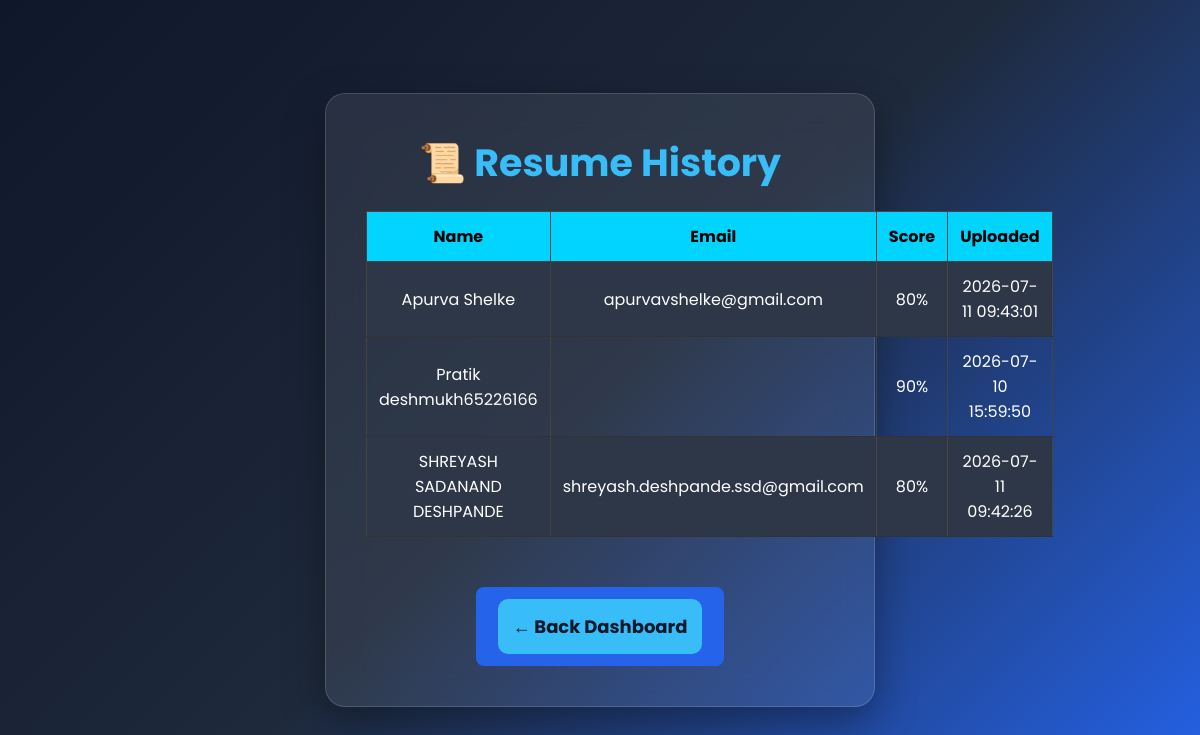
Before: /history with the older database file.
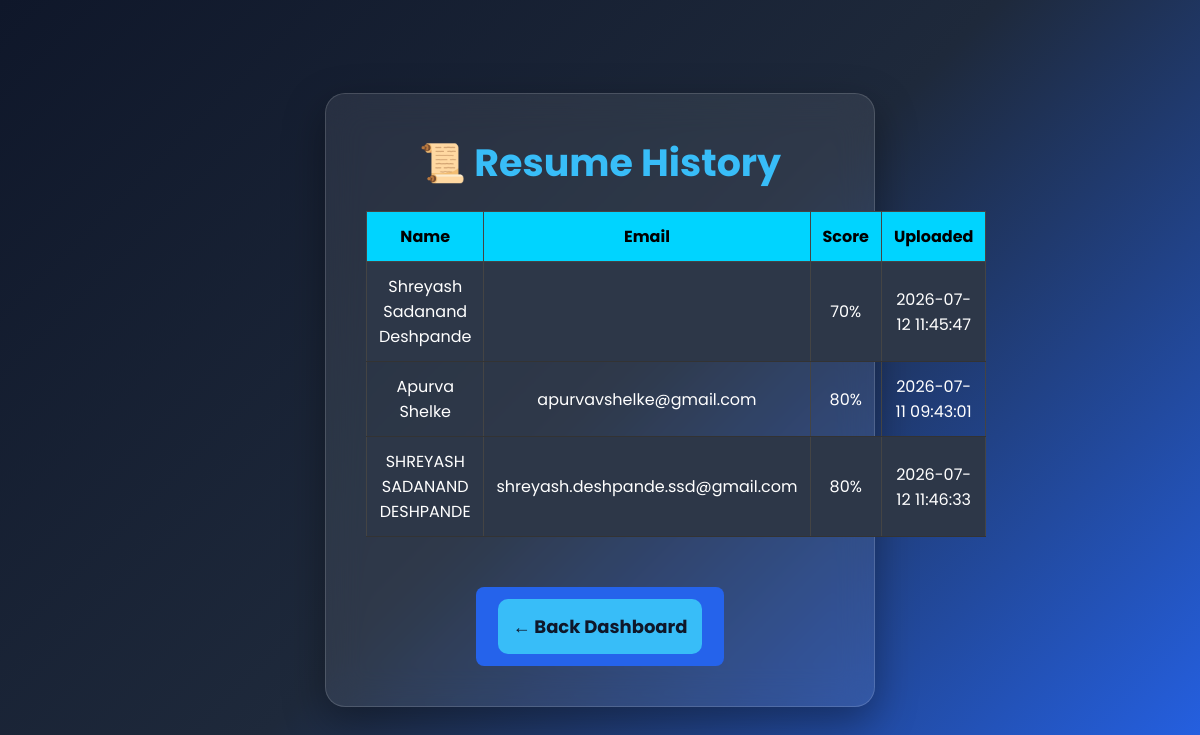
After: the same page with the newer database file.
### tables this page shows
CREATE TABLE resumes (
    id INTEGER PRIMARY KEY AUTOINCREMENT,
    filename TEXT NOT NULL,
    candidate_name TEXT,
    email TEXT,
    mobile TEXT,
    skills TEXT,
    match_score INTEGER,
    upload_time DATETIME DEFAULT CURRENT_TIMESTAMP
);

### app.py (the view)
@app.get("/history")
def history(request: Request):
    conn = db.get_connection()
    cursor = conn.cursor()
    cursor.execute("""
        SELECT
            filename,
            candidate_name,
            email,
            match_score,
            upload_time
        FROM resumes
        ORDER BY id DESC
    """)
    resumes = cursor.fetchall()
    conn.close()
    return templates.TemplateResponse(
    request=request,
    name="history.html",
    context={
        "resumes": resumes
    }
)

### templates/history.html (shortened to what this page needs)
<!DOCTYPE html>
<html>
<head>
<link rel="stylesheet" href="/static/style.css">
</head>
<body>
<div class="container">
<h1>📜 Resume History</h1>
<table>
<tr>
<th>Name</th>
<th>Email</th>
<th>Score</th>
<th>Uploaded</th>
</tr>
{% for resume in resumes %}
<tr>
<td>{{ resume[1] }}</td>
<td>{{ resume[2] }}</td>
<td>{{ resume[3] }}%</td>
<td>{{ resume[4] }}</td>
</tr>
{% endfor %}
</table>
<br>
<a href="/dashboard">
<button>← Back Dashboard</button>
</a>
</div>
</body>
</html>

### static/style.css (style rules this page uses)
* { margin:0; padding:0; box-sizing:border-box; font-family:'Poppins',sans-serif; }
body { min-height:100vh; display:flex; justify-content:center; align-items:center; background:linear-gradient(135deg,#0f172a,#1e293b,#2563eb); color:white; }
.container { width:550px; background:rgba(255,255,255,0.08); backdrop-filter:blur(18px); border-radius:20px; padding:40px; text-align:center; box-shadow:0 15px 40px rgba(0,0,0,.35); border:1px solid rgba(255,255,255,.15); }
h1 { font-size:38px; margin-bottom:15px; color:#38bdf8; }
button { width:100%; padding:14px; border:none; border-radius:10px; background:#38bdf8; color:#0f172a; font-size:18px; font-weight:700; cursor:pointer; transition:.3s; }
a { display:inline-block; margin-top:25px; text-decoration:none; color:white; background:#2563eb; padding:12px 22px; border-radius:8px; transition:.3s; }
table { width: 100%; border-collapse: collapse; margin-top: 20px; }
table th { background: #00d4ff; color: black; padding: 12px; }
table td { padding: 12px; border-bottom: 1px solid #333; text-align: center; }
table { width:100%; border-collapse:collapse; margin-top:20px; }
th,td { padding:12px; border:1px solid #444; text-align:center; }
th { background:#00d4ff; color:black; }
tr:nth-child(even) { background:#2a2a2a; }
tbody tr:nth-child(even) { background:#2d3748; }

Changed rows visible on the page:
removed resumes: candidate_name "Pratik deshmukh65226166", match_score "90", upload_time "2026-07-10 15:59:50"
added resumes: candidate_name "Shreyash Sadanand Deshpande", match_score "70", upload_time "2026-07-12 11:45:47"
changed resumes "SHREYASH SADANAND DESHPANDE": upload_time "2026-07-11 09:42:26" → "2026-07-12 11:46:33"
